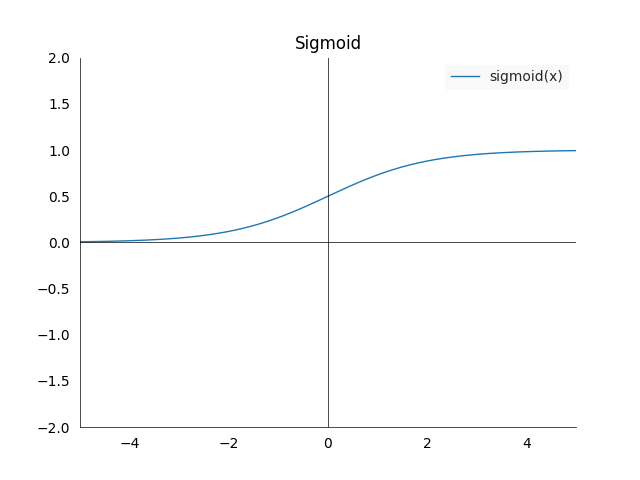

Source code (Python):
import prettyplotlib as ppl
import numpy as np
import matplotlib.pyplot as plt

fig, ax = plt.subplots(1)
plt.ylim(top=2, bottom=-2)
plt.xlim(left=-5, right=5)

def sigmoid(x):
    return np.exp(x)/(1+np.exp(x))


ax.set_title('Sigmoid')

x = np.arange(-5, 5, 0.01)
ppl.plot(ax, x, sigmoid(x), label='sigmoid(x)', linewidth=1.0)
ppl.plot(ax, x, 0*x, label="", linewidth=0.5, color='black')
plt.axvline(x=0, ymin=-2, ymax=2, linewidth=0.5, color='black')

ppl.legend(ax)

fig.savefig('sigmoid_plot.png')
